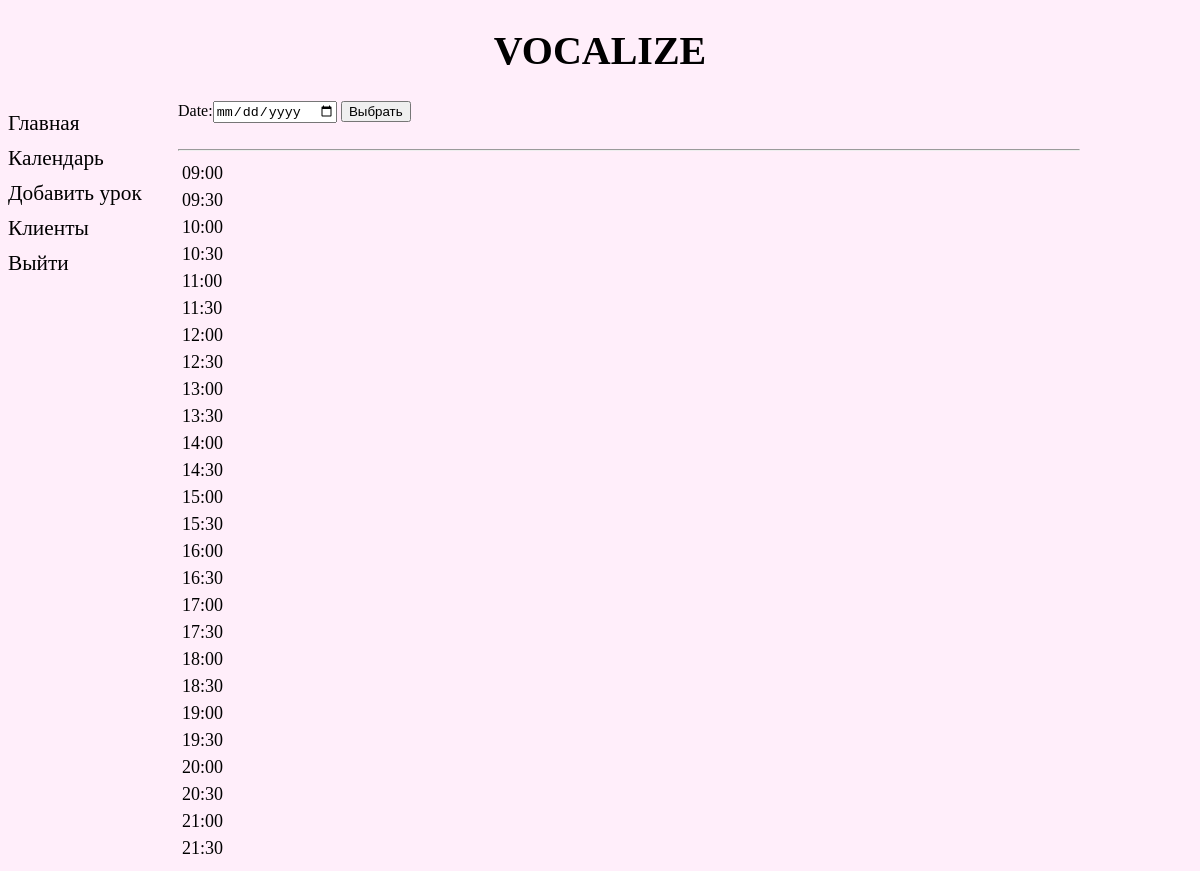
Page /calendar/ (signed in) on the earlier database version.
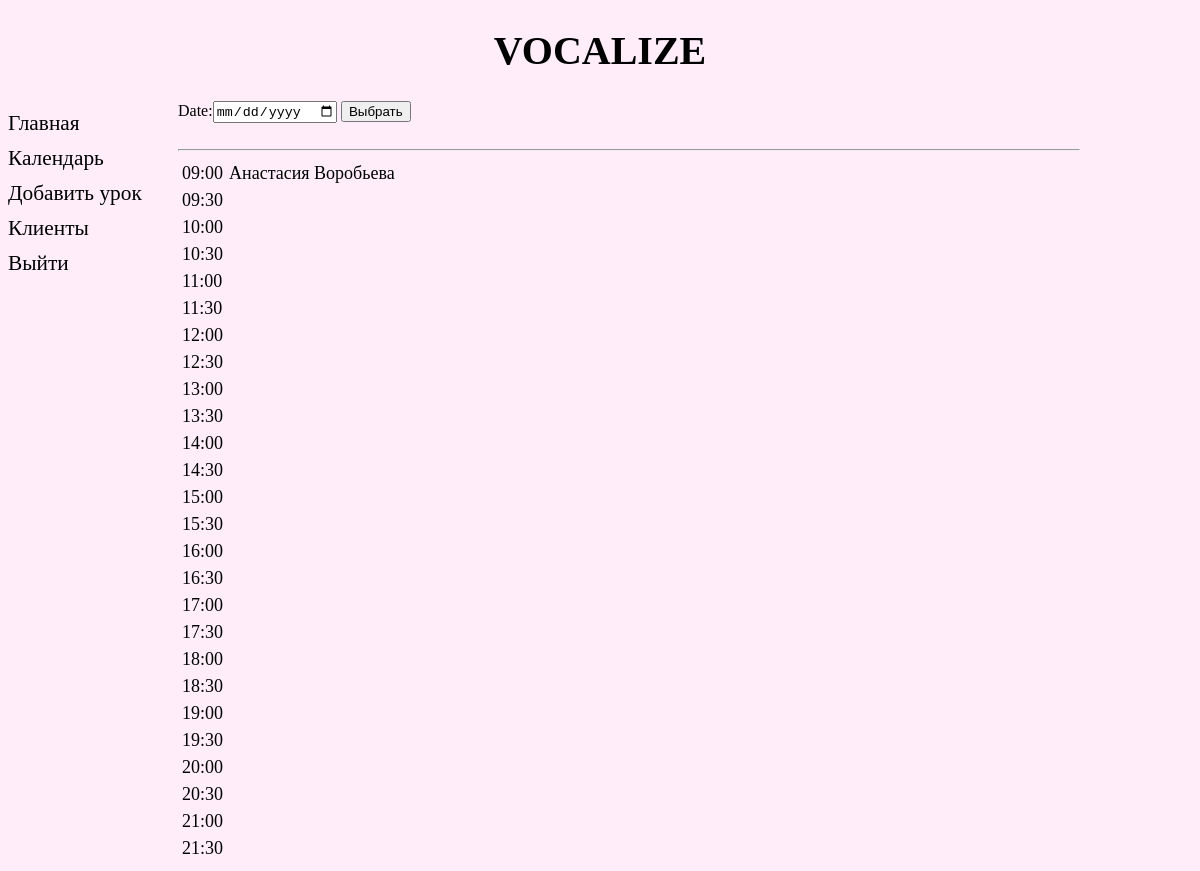
Same page on the later database version.
### main/models.py (models this page shows, shortened)
class Lesson(models.Model):
    date = models.DateField(verbose_name='Дата')
    time = models.TimeField(verbose_name='Время', null=True)
    customer_id = models.ForeignKey('Customer', on_delete=models.CASCADE, verbose_name='Клиент')
    class Meta:
        verbose_name = 'Урок'
        verbose_name_plural = 'Уроки'
    def __str__(self):
        return f'{self.customer_id}'

class Customer(models.Model):
    name = models.CharField(max_length=50, verbose_name='Имя')
    surname = models.CharField(max_length=50, verbose_name='Фамилия')
    photo = models.ImageField(upload_to='photos/%Y/%m/%d/', blank=True, verbose_name='Фото')
    email = models.EmailField(blank=True, unique=True, null=True, verbose_name='Email')
    phone = models.CharField(max_length=20, unique=True, null=True, verbose_name='Номер телефона')
    time_create = models.DateTimeField(auto_now_add=True, verbose_name='Дата создания')
    time_update = models.DateTimeField(auto_now=True, verbose_name='Дата последнего обновления')
    class Meta:
        verbose_name = 'Клиент'
        verbose_name_plural = 'Клиенты'
    def __str__(self):
        return f'{self.name} {self.surname}'

### main/views.py (the view)
# urls.py: path('calendar/', calendar, name='calendar'),
@login_required
def calendar(request):
    if request.method == 'POST':
        form = CalendarForm(request.POST)
        date = request.POST['date']
        lessons = Lesson.objects.filter(date=request.POST['date']).select_related('customer_id')
    else:
        form = CalendarForm()
        date = datetime.date.today()
        lessons = Lesson.objects.filter(date=datetime.date.today()).select_related('customer_id')
    context = {
        'title': 'Календарь',
        'lessons': lessons,
        'form': form,
        'time_slots': TIME_SLOTS,
        'date': date
        }
    return render(request, 'main/calendar.html', context=context)

### main/forms.py
class CalendarForm(forms.Form):
    date = forms.DateField(initial=datetime.date.today(),
                           widget=forms.DateInput(format='%d-%m-%Y', attrs={'type': 'date'}))

### main/templates/main/calendar.html (shortened to what this page needs)
{% extends 'main/base.html' %}
{% block content %}
    <form method="post">
        {{ form }} <input type="submit" value="Выбрать">
    </form>
    <br>
    <hr align="left" width="900">
     <table>
        {% for timer in time_slots %}
        <tr>
            <td>
                <a href="{% url 'add_lesson_quick' date timer.0 %}"> {{timer.1}} </a>
            </td>
            {% for lesson in lessons %}
                    {% if timer.0 == lesson.time %}
                        <td><a href="{% url 'lesson' lesson.pk %}">{{lesson}}</a></td>
                    {% endif %}
                {% endfor %}
            <td></td>
        </tr>
        {% endfor %}
    </table>
{% endblock %}

Differences in the rows shown:
added Lesson: customer_id.surname "Анастасия Воробьева"
